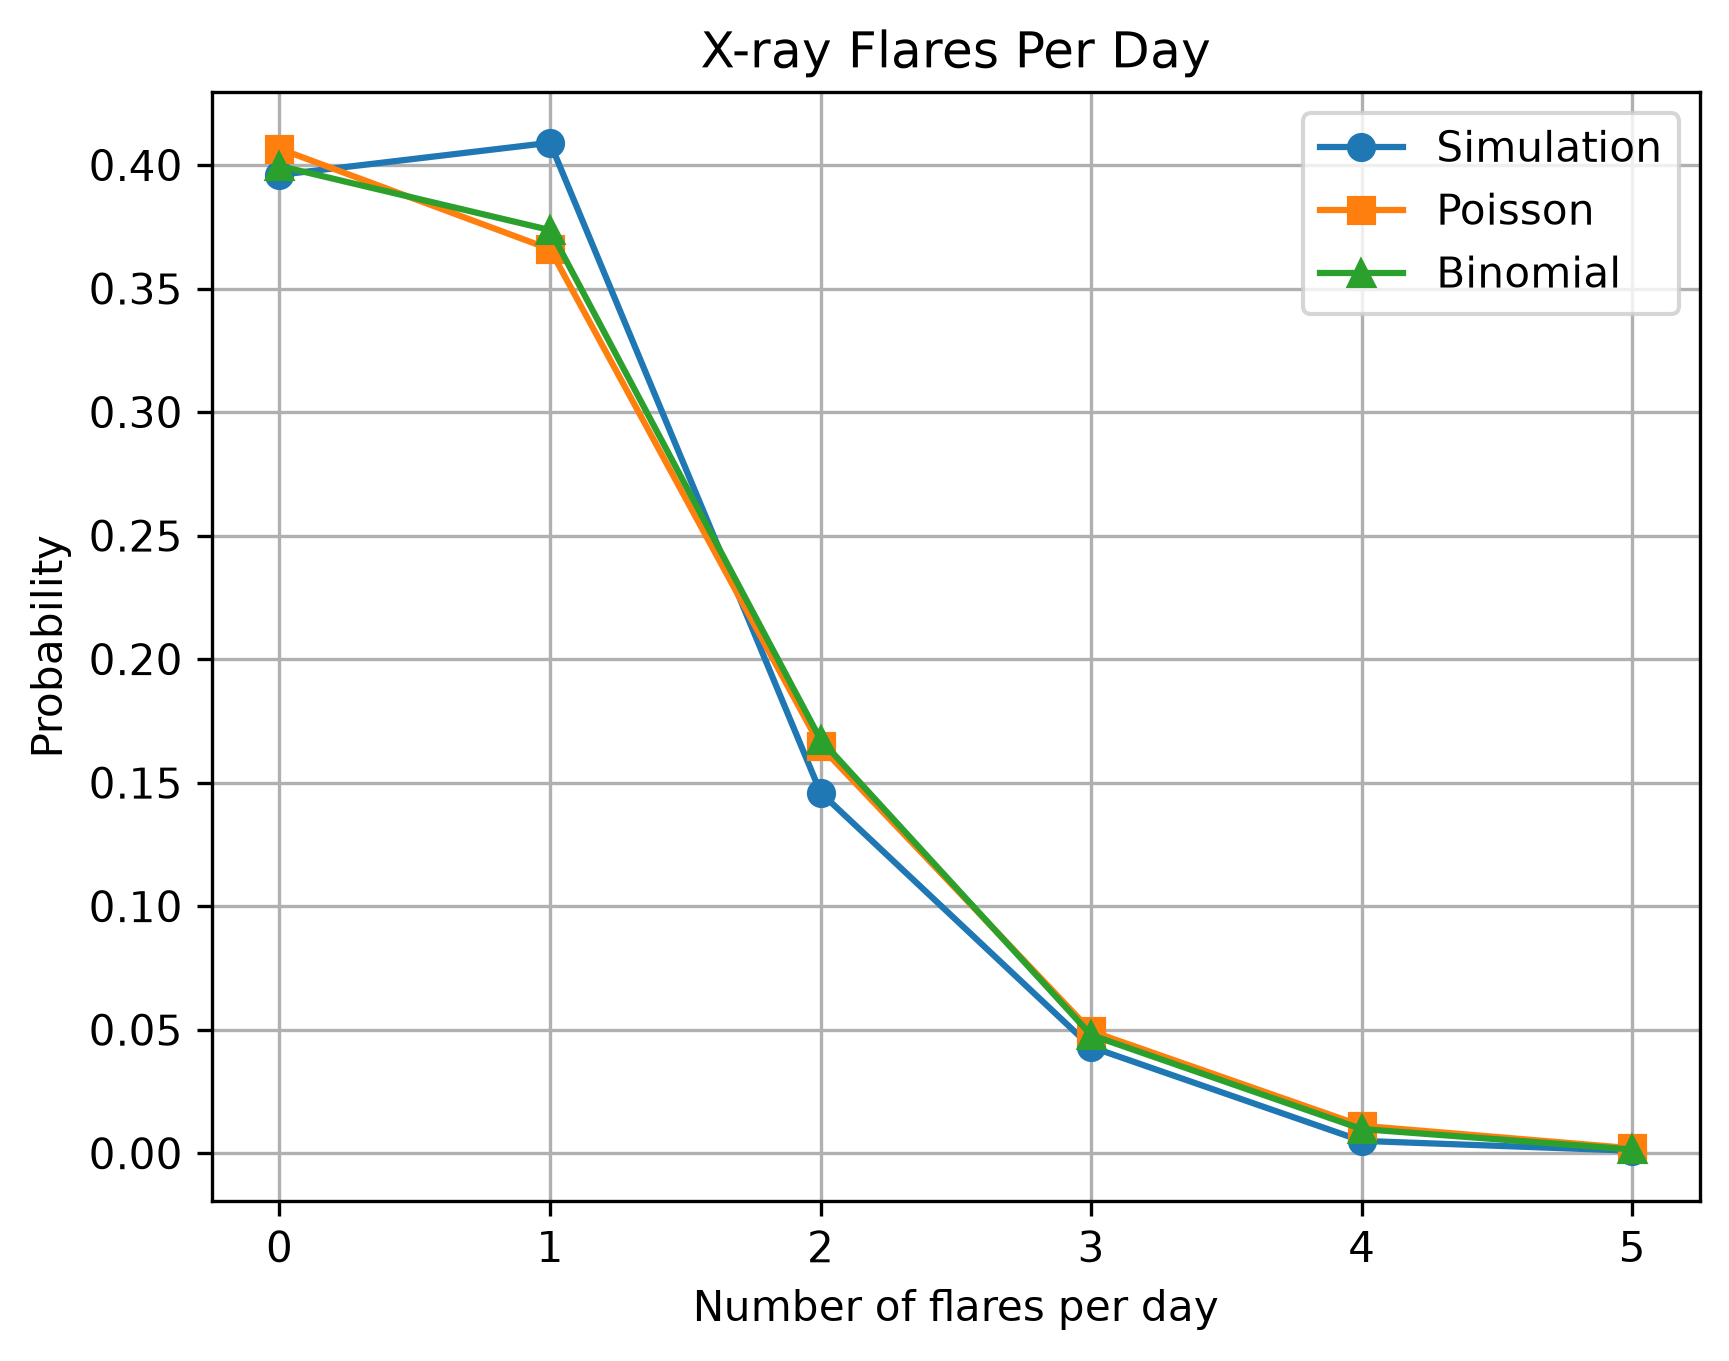

The script that saved this image:
import numpy as np
import matplotlib.pyplot as plt
import math

# -----------------------------
# Given information
# -----------------------------

days = 1000
hours_per_day = 24
total_hours = days * hours_per_day

# Probability of a flare in one hour
p = 900 / total_hours

print("Probability of flare in one hour =", p)

# Use a fixed seed so the same random result is produced each time
np.random.seed(1)

# -----------------------------
# Part 1: Simulate flare data
# -----------------------------

# 1 = flare
# 0 = no flare
hourly_data = np.random.binomial(1, p, total_hours)

# Convert hourly data into daily data
daily_data = hourly_data.reshape(days, hours_per_day)

# Count number of flares each day
daily_flares = np.sum(daily_data, axis=1)

# Possible values of x
x_values = np.arange(0, np.max(daily_flares) + 1)

# -----------------------------
# Simulated probability Ps(x)
# -----------------------------

Ps = []

for x in x_values:
    probability = np.sum(daily_flares == x) / days
    Ps.append(probability)

Ps = np.array(Ps)

# -----------------------------
# Poisson probability Pp(x)
# -----------------------------

# Average number of flares per day
mean_daily = p * hours_per_day

Pp = []

for x in x_values:
    probability = (mean_daily ** x) * np.exp(-mean_daily) / math.factorial(x)
    Pp.append(probability)

Pp = np.array(Pp)

# -----------------------------
# Binomial probability Pb(x)
# -----------------------------

Pb = []

for x in x_values:
    probability = (
        math.comb(hours_per_day, x)
        * (p ** x)
        * ((1 - p) ** (hours_per_day - x))
    )
    Pb.append(probability)

Pb = np.array(Pb)

# -----------------------------
# Plot Part 1
# -----------------------------

plt.figure()

plt.plot(x_values, Ps, "o-", label="Simulation")
plt.plot(x_values, Pp, "s-", label="Poisson")
plt.plot(x_values, Pb, "^-", label="Binomial")

plt.xlabel("Number of flares per day")
plt.ylabel("Probability")
plt.title("X-ray Flares Per Day")
plt.legend()
plt.grid()

# Save first figure
plt.savefig("HW3_1.png", dpi=300, bbox_inches="tight")

plt.show()

# -----------------------------
# Part 2: Time between flares
# -----------------------------

# Find the hours where a flare happened
flare_times = np.where(hourly_data == 1)[0]

# Find time between consecutive flares
time_between = np.diff(flare_times)

# Plot histogram
plt.figure()

plt.hist(time_between, bins=20, edgecolor="black")

plt.xlabel("Time Between Flares (hours)")
plt.ylabel("Number of Occurrences")
plt.title("Time Between X-ray Flares")
plt.grid()

# Save second figure
plt.savefig("HW3_2.png", dpi=300, bbox_inches="tight")

plt.show()
